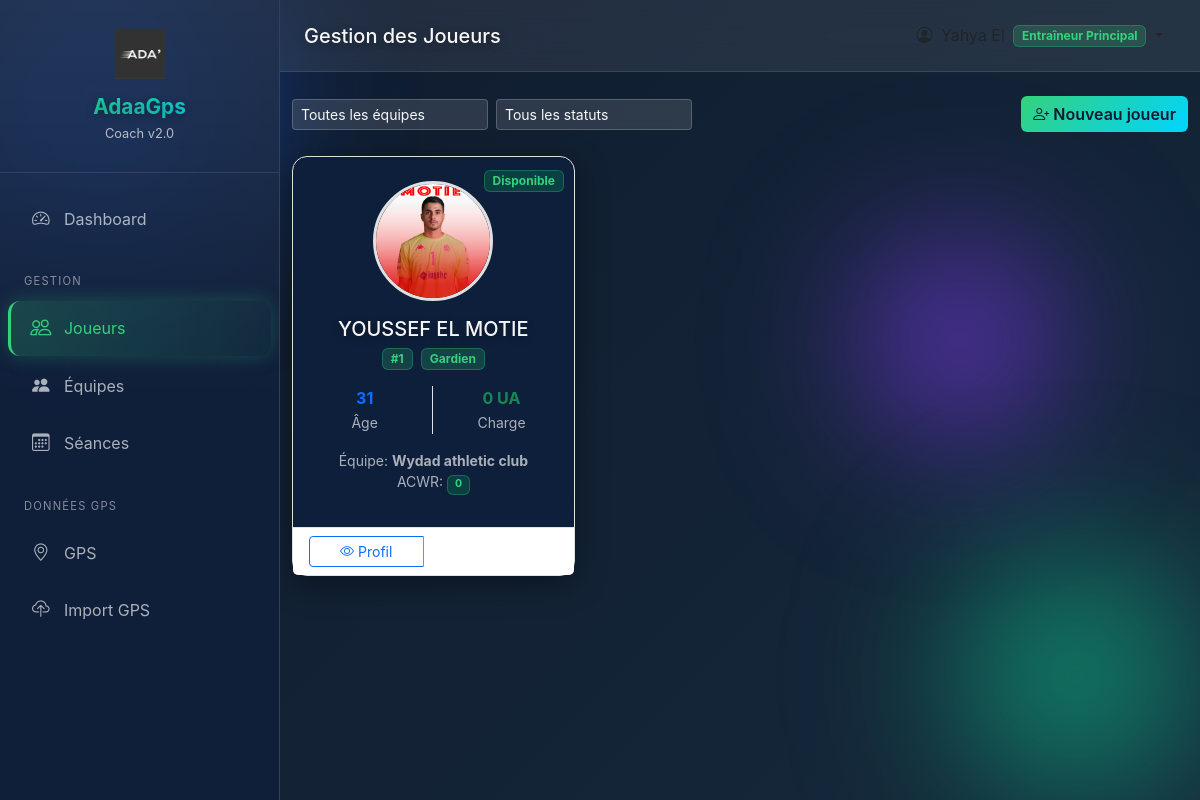
/players/ (signed in), run on an earlier commit of the app's database.
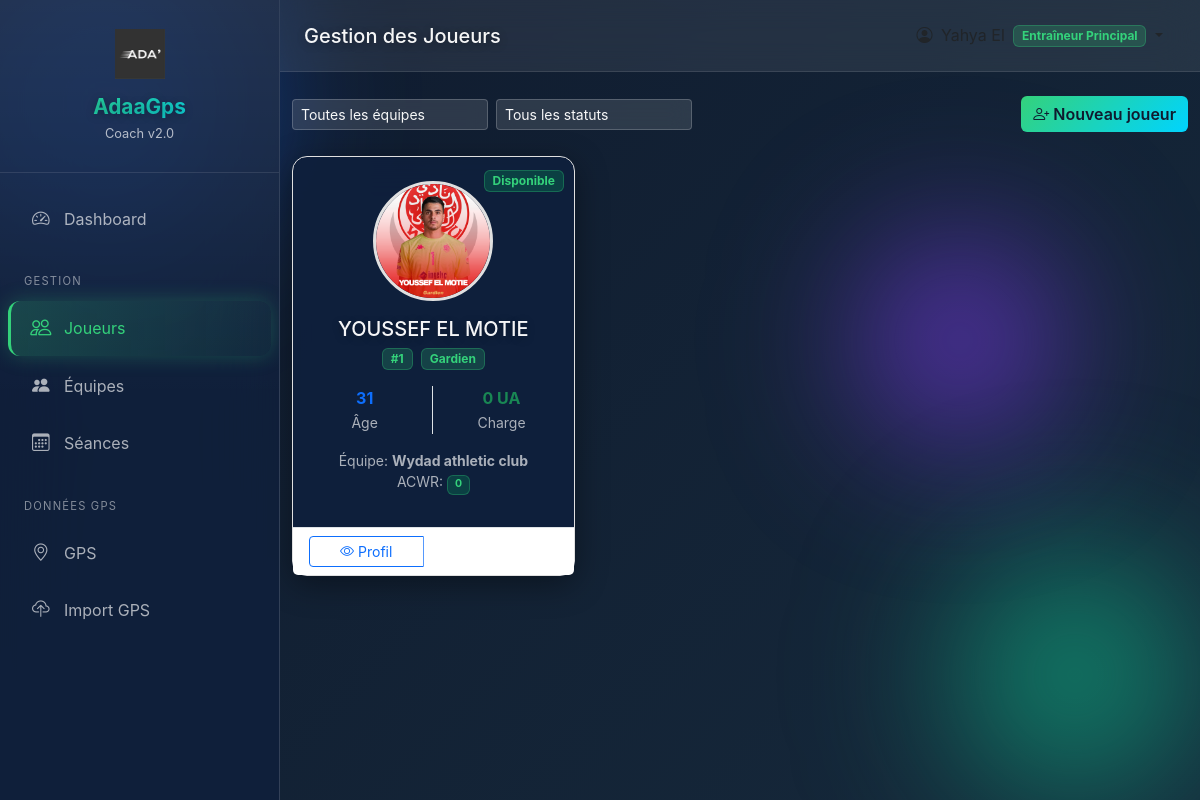
And on a later commit of the database.
### app/models.py (models this page shows, shortened)
class User(db.Model):
    __tablename__ = 'user'
    id = db.Column(db.Integer, primary_key=True)
    email = db.Column(db.String(120), unique=True, nullable=False)
    password_hash = db.Column(db.String(256), nullable=True)  # Nullable pour joueurs
    first_name = db.Column(db.String(50), nullable=False)
    last_name = db.Column(db.String(50), nullable=False)
    role = db.Column(db.String(30), nullable=False, default='coach')
    phone = db.Column(db.String(20))
    is_active = db.Column(db.Boolean, default=True)
    player_id = db.Column(db.Integer, db.ForeignKey('player.id'), nullable=True)
    created_at = db.Column(db.DateTime, default=datetime.utcnow)
    last_login = db.Column(db.DateTime)
    player = db.relationship('Player', backref='user_account', foreign_keys=[player_id])
    @property
    def is_authenticated(self):
        return True
    ROLES = {
        'admin': 'Administrateur',
        'coach': 'Entraîneur Principal',
        'assistant': 'Entraîneur Adjoint',
        'preparateur': 'Préparateur Physique',
        'medical': 'Staff Médical',
        'analyst': 'Analyste',
        'player': 'Joueur',
        'dirigeant': 'Dirigeant'
    }
    @property
    def full_name(self):
        return f"{self.first_name} {self.last_name}"
    @property
    def role_display(self):
        return self.ROLES.get(self.role, self.role)

class Player(db.Model):
    __tablename__ = 'player'
    id = db.Column(db.Integer, primary_key=True)
    first_name = db.Column(db.String(50), nullable=False)
    last_name = db.Column(db.String(50), nullable=False)
    date_of_birth = db.Column(db.Date, nullable=False)
    position = db.Column(db.String(30), nullable=False)
    jersey_number = db.Column(db.Integer)
    dominant_foot = db.Column(db.String(10))  # Droit, Gauche, Ambidextre
    height = db.Column(db.Float)  # en cm
    weight = db.Column(db.Float)  # en kg
    status = db.Column(db.String(30), default='Disponible')
    team_id = db.Column(db.Integer, db.ForeignKey('team.id'))
    photo_url = db.Column(db.String(255))
    phone = db.Column(db.String(20))
    email = db.Column(db.String(120))
    hr_max = db.Column(db.Integer)  # FC max mesurée
    vma = db.Column(db.Float)  # VMA en km/h
    notes = db.Column(db.Text)
    created_at = db.Column(db.DateTime, default=datetime.utcnow)
    updated_at = db.Column(db.DateTime, default=datetime.utcnow, onupdate=datetime.utcnow)
    sessions = db.relationship('TrainingSession', secondary=player_session,
                               backref=db.backref('players', lazy='dynamic'))
    results = db.relationship('TrainingResult', backref='player', lazy='dynamic',
                              cascade='all, delete-orphan')
    gps_data = db.relationship('GPSData', backref='player', lazy='dynamic',
                               cascade='all, delete-orphan')
    injuries = db.relationship('Injury', backref='player', lazy='dynamic',
                               cascade='all, delete-orphan')
    wellness_records = db.relationship('WellnessRecord', backref='player', lazy='dynamic',
                                       cascade='all, delete-orphan')
    POSITIONS = ['Gardien', 'Défenseur', 'Milieu', 'Attaquant']
    STATUSES = ['Disponible', 'Blessé', 'Fatigué', 'En récupération', 'En rééducation', 'Suspendu']
    @property
    def full_name(self):
        return f"{self.first_name} {self.last_name}"
    @property
    def age(self):
        today = date.today()
        return today.year - self.date_of_birth.year - (
            (today.month, today.day) < (self.date_of_birth.month, self.date_of_birth.day)
        )
    def get_weekly_load(self, week_start=None):
        if week_start is None:
            week_start = date.today() - timedelta(days=date.today().weekday())
        week_end = week_start + timedelta(days=7)
        results = TrainingResult.query.join(TrainingSession).filter(
            TrainingResult.player_id == self.id,
            TrainingSession.date >= week_start,
            TrainingSession.date < week_end
        ).all()
        return sum(r.training_load or 0 for r in results)
    def get_chronic_load(self, end_date=None, weeks=4):
        if end_date is None:
            end_date = date.today()
        total_load = 0
        for i in range(weeks):
            week_start = end_date - timedelta(days=7 * (i + 1))
            total_load += self.get_weekly_load(week_start)
        return total_load / weeks
    def get_acwr(self):
        acute = self.get_weekly_load()
        chronic = self.get_chronic_load()
        if chronic > 0:
            return round(acute / chronic, 2)
        return 0

class Team(db.Model):
    __tablename__ = 'team'
    id = db.Column(db.Integer, primary_key=True)
    name = db.Column(db.String(100), nullable=False, unique=True)
    description = db.Column(db.Text)
    category = db.Column(db.String(30))  # Seniors, U19, U17, etc.
    target_weekly_load = db.Column(db.Float, default=400)
    max_weekly_load = db.Column(db.Float, default=600)
    created_at = db.Column(db.DateTime, default=datetime.utcnow)
    updated_at = db.Column(db.DateTime, default=datetime.utcnow, onupdate=datetime.utcnow)
    players = db.relationship('Player', backref='team', lazy='dynamic')
    sessions = db.relationship('TrainingSession', backref='team', lazy='dynamic')

### app/routes/players.py (the view)
@players_bp.route('/')
@login_required
def list_players():
    team_id = request.args.get('team_id', type=int)
    status = request.args.get('status')
    position = request.args.get('position')
    query = Player.query
    if team_id:
        query = query.filter_by(team_id=team_id)
    if status:
        query = query.filter_by(status=status)
    if position:
        query = query.filter_by(position=position)
    players = query.order_by(Player.last_name, Player.first_name).all()
    teams = Team.query.all()
    return render_template('coach/players/list.html',
                          players=players,
                          teams=teams)

### app/templates/coach/players/list.html (shortened to what this page needs)
{% extends "shared/base.html" %}
{% block page_title %}Gestion des Joueurs{% endblock %}
{% block content %}
<div class="d-flex justify-content-between align-items-center mb-4">
    <div class="d-flex gap-2" style="flex: 1; max-width: 400px;">
        <select class="form-select form-select-sm" id="teamFilter" onchange="filterPlayers()">
            <option value="">Toutes les équipes</option>
        </select>
        <select class="form-select form-select-sm" id="statusFilter" onchange="filterPlayers()">
            <option value="">Tous les statuts</option>
        </select>
    </div>
    <a href="{{ url_for('players.add_player') }}" class="btn btn-primary">
        <i class="bi bi-person-plus me-1"></i>Nouveau joueur
    </a>
</div>
{% if players %}
<div class="row g-4">
    {% for player in players %}
    <div class="col-md-6 col-lg-4">
        <div class="card player-card h-100 position-relative">
            <div class="status-badge">
                <span class="badge bg-{% if player.status == 'Disponible' %}success{% elif player.status == 'Blessé' %}danger{% else %}warning{% endif %}">
                    {{ player.status }}
                </span>
            </div>
            <div class="card-body text-center pt-4">
                {% if player.photo_url %}
                <img src="/uploads/{{ player.photo_url }}"
                     alt="{{ player.full_name }}"
                     class="rounded-circle mb-3 player-photo">
                {% else %}
                <div class="rounded-circle mb-3 player-initials">
                    <span>{{ player.first_name[0] }}{{ player.last_name[0] }}</span>
                </div>
                {% endif %}
                <h5 class="card-title mb-1">{{ player.full_name }}</h5>
                <div class="mb-3">
                    {% if player.jersey_number %}
                    <span class="badge bg-dark me-1">#{{ player.jersey_number }}</span>
                    {% endif %}
                    <span class="badge bg-info">{{ player.position }}</span>
                </div>
                <div class="row text-center mb-3">
                    <div class="col-6 border-end">
                        <div class="fw-bold text-primary">{{ player.age }}</div>
                        <small class="text-muted">Âge</small>
                    </div>
                    <div class="col-6">
                        <div class="fw-bold text-success">{{ "%.0f"|format(player.get_weekly_load()) }} UA</div>
                        <small class="text-muted">Charge</small>
                    </div>
                </div>
                <div class="mb-3">
                    <small class="text-muted d-block">Équipe: <strong>{{ player.team.name if player.team else '-' }}</strong></small>
                    {% set acwr = player.get_acwr() %}
                    <small class="text-muted d-block">
                        ACWR:
                        <span class="badge bg-{% if acwr > 1.5 %}danger{% elif acwr > 1.3 %}warning{% else %}success{% endif %}">
                            {{ acwr }}
                        </span>
                    </small>
                </div>
            </div>
            <div class="card-footer bg-white border-top">
                <div class="btn-group w-100" role="group">
                    <a href="{{ url_for('players.view_player', id=player.id) }}" class="btn btn-outline-primary btn-sm" title="Voir le profil">
                        <i class="bi bi-eye"></i> Profil
                    </a>
                    <a href="{{ url_for('players.edit_player', id=player.id) }}" class="btn btn-outline-secondary btn-sm" title="Modifier">
                        <i class="bi bi-pencil"></i> Modifier
                    </a>
                </div>
            </div>
        </div>
    </div>
    {% endfor %}
</div>
        {% endif %}
    </div>
{% endblock %}

### app/templates/shared/base.html (shortened to what this page needs)
<!DOCTYPE html>
<html lang="fr">
<head>
    <link href="https://cdn.jsdelivr.net/npm/bootstrap@5.3.2/dist/css/bootstrap.min.css" rel="stylesheet">
    <link href="https://cdn.jsdelivr.net/npm/bootstrap-icons@1.11.1/font/bootstrap-icons.css" rel="stylesheet">
</head>
<body>
    <div class="orb orb-1"></div>
    <div class="orb orb-2"></div>
    <div class="orb orb-3"></div>
    {% if current_user.is_authenticated %}
    <aside class="sidebar" id="sidebar">
        <div class="sidebar-brand">
            <img src="{{ url_for('static', filename='img/logo.png') }}"
                 alt="AdaaGps Logo"
                 style="width: 50px; height: 50px; object-fit: contain; margin-bottom: 1rem; display: block; margin-left: auto; margin-right: auto;">
            <h4 style="text-align: center;">AdaaGps</h4>
            <small style="text-align: center; display: block;">Coach v2.0</small>
        </div>
        <nav class="sidebar-nav">
            {% if current_user.role == 'player' %}
            <a class="nav-link {% if request.endpoint == 'player_portal.dashboard' %}active{% endif %}"
               href="{{ url_for('player_portal.dashboard') }}">
                <i class="bi bi-speedometer2"></i> Mon Dashboard
            </a>
            <a class="nav-link {% if request.endpoint == 'player_portal.schedule' %}active{% endif %}"
               href="{{ url_for('player_portal.schedule') }}">
                <i class="bi bi-calendar-week"></i> Mon Planning
            </a>
            <a class="nav-link {% if request.endpoint == 'player_portal.performances' %}active{% endif %}"
               href="{{ url_for('player_portal.performances') }}">
                <i class="bi bi-graph-up"></i> Mes Performances
            </a>
            <a class="nav-link {% if request.endpoint == 'player_portal.wellness' %}active{% endif %}"
               href="{{ url_for('player_portal.wellness') }}">
                <i class="bi bi-heart-pulse"></i> Mon Bien-être
            </a>
            <a class="nav-link {% if request.endpoint == 'player_portal.profile' %}active{% endif %}"
               href="{{ url_for('player_portal.profile') }}">
                <i class="bi bi-person"></i> Mon Profil
            </a>
            {% else %}
            <a class="nav-link {% if request.endpoint == 'dashboard.index' or request.endpoint == 'dashboard.coach' %}active{% endif %}"
               href="{{ url_for('dashboard.index') }}">
                <i class="bi bi-speedometer2"></i> Dashboard
            </a>
            <div class="sidebar-section">Gestion</div>
            <a class="nav-link {% if 'players' in request.endpoint %}active{% endif %}"
               href="{{ url_for('players.list_players') }}">
                <i class="bi bi-people"></i> Joueurs
            </a>
            <a class="nav-link {% if 'teams' in request.endpoint %}active{% endif %}"
               href="{{ url_for('teams.list_teams') }}">
                <i class="bi bi-people-fill"></i> Équipes
            </a>
            <a class="nav-link {% if 'sessions' in request.endpoint %}active{% endif %}"
               href="{{ url_for('sessions.calendar') }}">
                <i class="bi bi-calendar3"></i> Séances
            </a>
            <div class="sidebar-section">Données GPS</div>
            <a class="nav-link {% if request.endpoint == 'gps.index' %}active{% endif %}"
               href="{{ url_for('gps.index') }}">
                <i class="bi bi-geo-alt"></i> GPS
            </a>
            <a class="nav-link {% if request.endpoint == 'gps.upload' %}active{% endif %}"
               href="{{ url_for('gps.upload') }}">
                <i class="bi bi-cloud-upload"></i> Import GPS
            </a>
            {% endif %}
        </nav>
    </aside>
    <main class="main-content">
        <nav class="top-navbar">
            <div class="d-flex align-items-center">
                <h5 class="mb-0">{% block page_title %}Dashboard{% endblock %}</h5>
            </div>
            <div class="d-flex align-items-center">
                <div class="dropdown">
                    <button class="btn btn-link text-dark dropdown-toggle text-decoration-none"
                            data-bs-toggle="dropdown">
                        <i class="bi bi-person-circle me-1"></i>
                        <span class="badge bg-secondary ms-1">{{ current_user.role_display }}</span>
                    </button>
                </div>
            </div>
        </nav>
        <div class="container-fluid py-4">
            {% block content %}{% endblock %}
    </main>
    {% else %}
    {% block public_content %}{% endblock %}
    {% endif %}
</body>
</html>

### app/templates/coach/players/list.html (style rules this page uses)
.player-card { transition: all 0.3s ease; border: 1px solid #e0e0e0; cursor: pointer; position: relative; }
.player-photo { width: 120px; height: 120px; object-fit: cover; border: 3px solid #e0e0e0; }
.status-badge { position: absolute; top: 10px; right: 10px; }

What changed in the data, as far as the page shows it:
changed Player "YOUSSEF EL MOTIE": photo_url: a different picture
